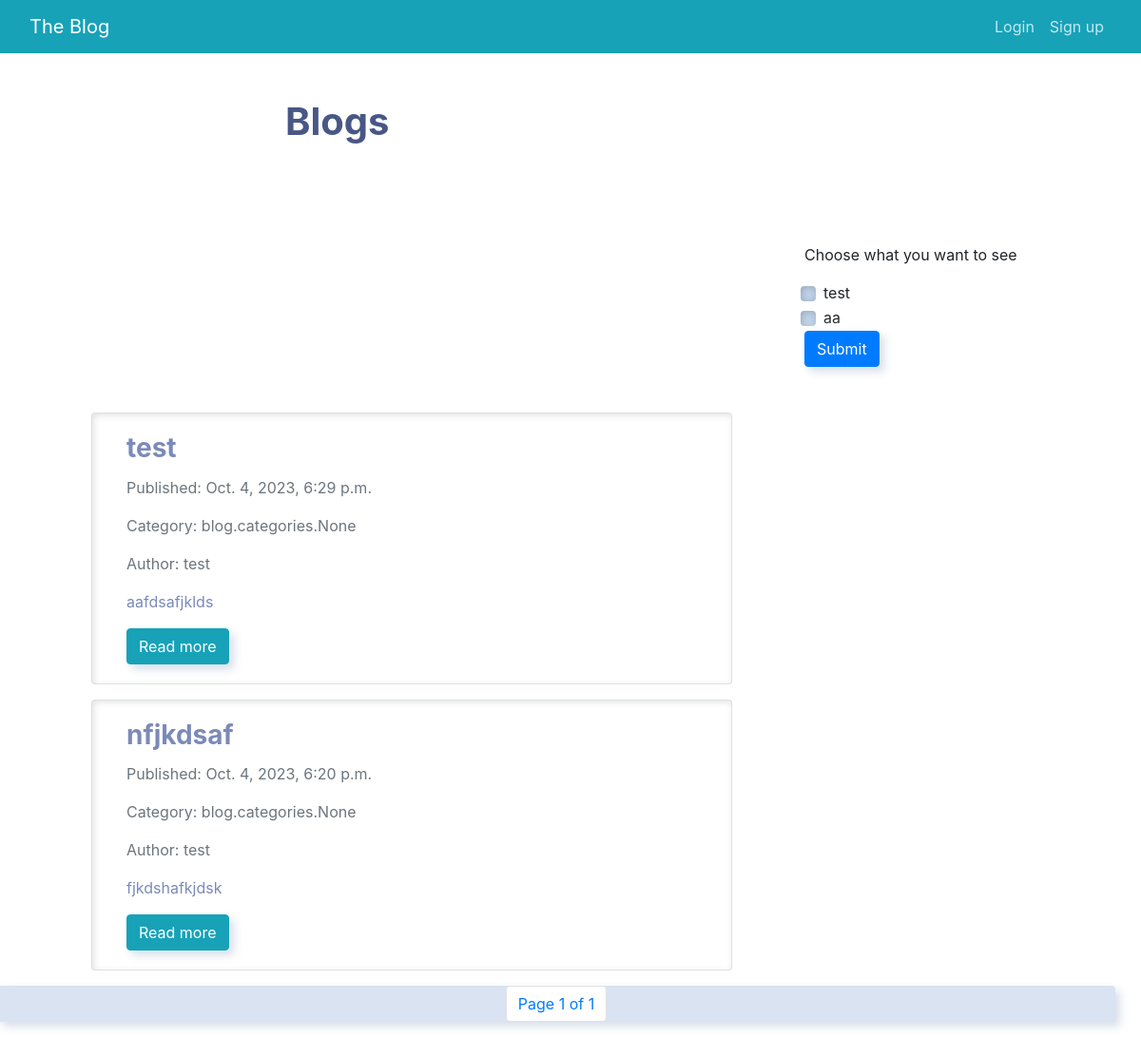
The page / on the database its author committed.
### blog/models.py (models this page shows, shortened)
class categories (models.Model):
    name = models.CharField(max_length=255, unique=True)
    checked = models.BooleanField(default=False)

class Post (models.Model):
    class Status(models.TextChoices):
        DRAFT = 'DF', 'Draft'
        PUBLISHED = 'PB', 'Published'
    title = models.CharField(max_length=255)
    statue = models.CharField(max_length=2, choices=Status.choices)
    content = HTMLField()
    owner = models.ForeignKey(
        User,
        on_delete=models.CASCADE,
        related_name='posts_owner'
    )
    publish_date = models.DateTimeField(auto_now_add=True)
    categories = models.ManyToManyField('categories')

### blog/views.py (the view, shortened to what this page needs)
# urls.py: path('', views.Index.as_view(), name='index'),
class Index(View):
    def get(self, request):
        post = Post.objects.none()
        is_category_selected = 0
        categoriesToCheck = categories.objects.all()
        for category in categoriesToCheck:
            if (category.checked):
                is_category_selected = 1
                post |= Post.objects.all().filter(categories=category)
        if (is_category_selected == 0):
            post = Post.objects.all().filter(
                statue=Post.Status.PUBLISHED).order_by('-publish_date')
        post = post.order_by('-publish_date')
        paginate = Paginator(post, 3)
        page_num = request.GET.get('page')
        page = paginate.get_page(page_num)
        return render(request, 'blog/index.html', {'page': page, 'categories': categoriesToCheck})

### blog/templatetags/new_filters.py (called while the page is built)
@register.filter(name='is_admin')
def is_admin(user):
    return user.groups.filter(name='Admin-Group').exists()

@register.filter(name='permission')
def permission(user, wantedPermission):
    Groups = user.groups.all()
    for group in Groups:
        if group.permissions.all().filter(codename=wantedPermission).exists():
            return True
    return False

### blog/templates/blog/index.html (shortened to what this page needs)
{% extends "blog/base.html" %}
{% load new_filters %}
{% block content %}
    <div class="row">
        <div class="col-md-6 col-12 mx-md-auto mx-3 mt-5 mb-5">
            <h1 class="fw-bolder">Blogs</h1>
        </div>
        <form method = "post" >
            <div class="col-md-3  mx-5 mt-5 mb-5 ml-auto">
                <p> Choose what you want to see </p>
                {% for category in categories %}
                <div class="form-check">
                    {% if category.checked %}
                    <input class="form-check-input" type="checkbox" name = "{{category.name}}" checked>
                    {% else %}
                    <input class="form-check-input" type="checkbox" name = "{{category.name}}">
                    {% endif %}
                    <label class="form-check-label" for="defaultCheck1">
                        {{category.name}}
                    </label>
                </div>
                {% endfor %}
                <button type="submit" class="btn btn-primary">Submit</button>
            </div>
        </form>
        {% for post in page %}
            <div class="col-md-8 col-12 mx-5 mb-3  ">
                <div class="card mx-5">
                    <div class="card-body align-items-center mx-3">
                        <h3 class="card-title fw-bold">{{ post.title }}</h3>
                        <p class="card-text text-muted">Published: {{ post.publish_date }}</p>
                        <p class="card-text text-muted">Category:
                            {{post.categories}}
                        </p>
                        <p class="card-text text-muted">Author: {{ post.owner.username }}</p>
                        <p class="card-text">{{ post.content|truncatechars_html:200|safe }}</p>
                        <a href="{% url 'detail_post' post.id %}" class="btn btn-info">Read more</a>
                    </div>
                </div>
            </div>
        {% endfor %}
        <div class="footer py-12" style="margin-top:auto ;" >
            <nav>
                <ul class="pagination justify-content-center">
                    <li class="page-item">
                        <a class="page-link" href="#">
                            Page {{ page.number }} of {{ page.paginator.num_pages }}
                        </a>
                    </li>
                </ul>
            </nav>
        </div>
    </div>
{% endblock content %}

### blog/templates/blog/base.html (style rules this page uses)
* { max-width: 100%; }

### rows shown on the page
categories: name "test"
categories: name "aa"
Post: title "test", publish_date "Oct. 4, 2023, 6:29 p.m.", categories "blog.categories.None", owner.username "test", content "aafdsafjklds"
Post: title "nfjkdsaf", publish_date "Oct. 4, 2023, 6:20 p.m.", categories "blog.categories.None", owner.username "test", content "fjkdshafkjdsk"

### other values the page prints
{{ page.number }} "1"
{{ page.paginator.num_pages }} "1"
